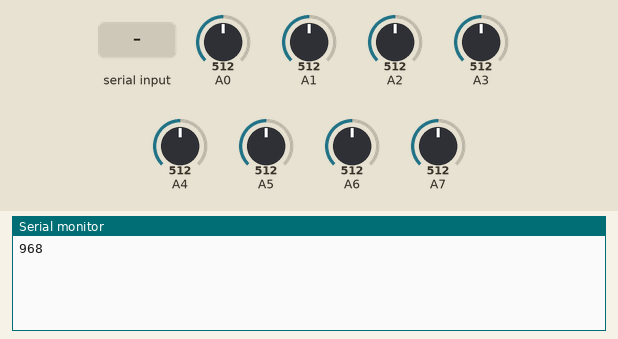
Bench run of a sketch on a simulated Arduino Nano, built with avr-gcc and run on an emulated ATmega328P. On the bench: the last lines printed to the serial monitor. The inputs (shaded band) are chosen by the test bench; at power-on: A0 = 512, A1 = 512, A2 = 512, A3 = 512, A4 = 512, A5 = 512, A6 = 512, A7 = 512.

Above: at 1.2 s.
1.3 s: "1\n" received over Serial
2.8 s: A0 set to 490
At 4.2 s:
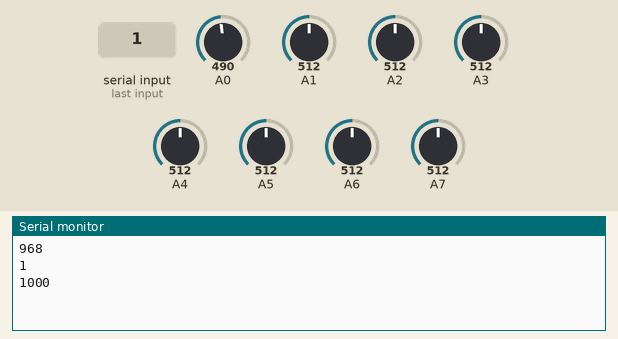
4.3 s: byte 10 ('\n') received over Serial
5.8 s: A1 set to 490
7.3 s: "0\n" received over Serial
At 8.5 s:
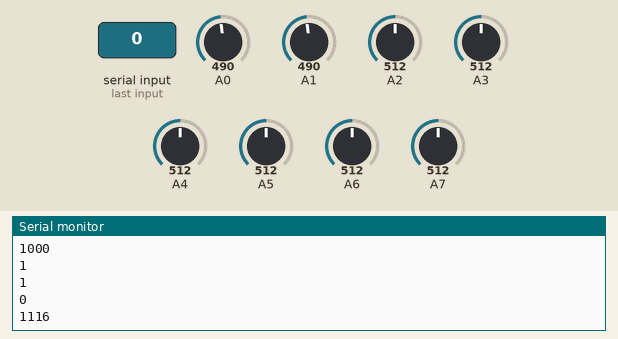
Timing chart, 0 to 9.8 s (numbered marks = the images above; inputs shaded):
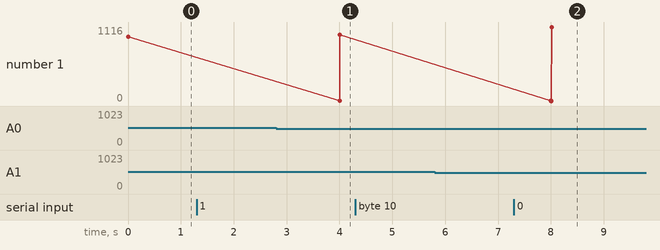

The sketch:

analogRead_timer.ino
```cpp
int val;
int val2;

unsigned long time;

String inputString = "";
boolean serialComplete = false;

void setup()
{

	pinMode(A1,INPUT);
	Serial.begin(9600);

	// time = micros();

	// while (Serial.available())
	// {
	// 	char inChar = (char)Serial.read();
	// 	inputString += inChar;

	// 	if (inChar == '\n')
	// 	{
	// 		Serial.println(inputString);
	// 		serialComplete = true;
	// 	}
	// }

	// val = analogRead(A1);
	// if (val > 500)
	// val2 = 1;

	// val = analogRead(A1);
	// if (val > 500)
	// val2 = 1;

	// val = analogRead(A1);
	// if (val > 500)
	// val2 = 1;

	// val = analogRead(A1);
	// if (val > 500)
	// val2 = 1;

	// val = analogRead(A1);
	// if (val > 500)
	// val2 = 1;

	// val = analogRead(A1);
	// if (val > 500)
	// val2 = 1;

	// val = analogRead(A1);
	// if (val > 500)
	// val2 = 1;

	// val = analogRead(A1);
	// if (val > 500)
	// val2 = 1;

	// time = micros() - time;

	// Serial.println(time);
}

void loop()
{
	time = micros();

	while (Serial.available())
	{
		char inChar = (char)Serial.read();
		inputString += inChar;

		if (inChar == '\n')
		{
			Serial.println(inputString);
			serialComplete = true;
		}
	}

	val = analogRead(A1);
	if (val > 500)
	val2 = 1;

	val = analogRead(A2);
	if (val > 500)
	val2 = 1;

	val = analogRead(A3);
	if (val > 500)
	val2 = 1;

	val = analogRead(A4);
	if (val > 500)
	val2 = 1;

	val = analogRead(A5);
	if (val > 500)
	val2 = 1;

	val = analogRead(A6);
	if (val > 500)
	val2 = 1;

	val = analogRead(A7);
	if (val > 500)
	val2 = 1;

	val = analogRead(A0);
	if (val > 500)
	val2 = 1;

	time = micros() - time;

	Serial.println(time);

	delay(4000);
}
```

Measured:
- after the input at 7.3 s, the serial monitor: prints a new line after 0.71 s (image 2)
- plotted number 1: 1000 → 1116 after the input at 7.3 s
